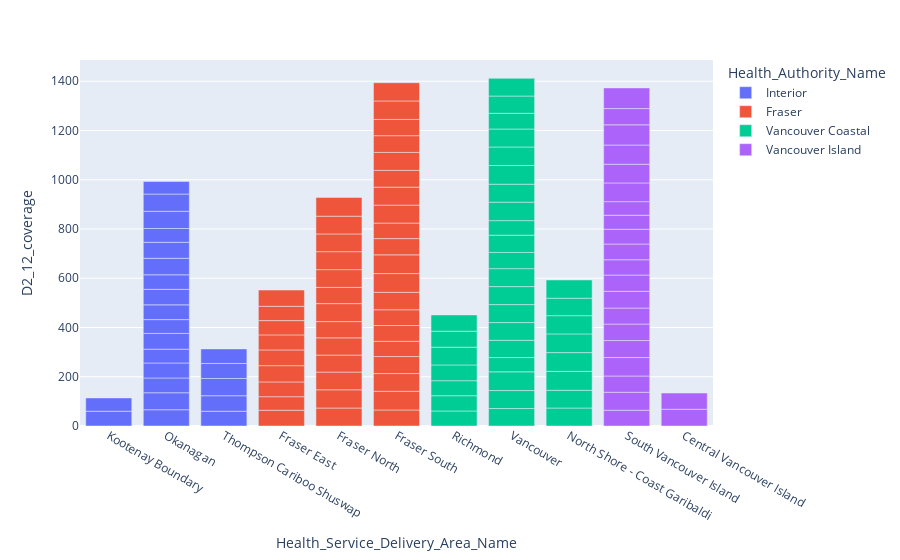

Write notebook code for a chart like this one.
### Code cell
px.bar(CHSA_1,
       x= 'Health_Service_Delivery_Area_Name',
       y= 'D2_12_coverage',
        color = 'Health_Authority_Name')

### Figure 1 — Plotly figure (JSON) as saved in the notebook; plotly's stock layout.template omitted (floating-point values rounded to 4 significant figures)
{"data": [{"alignmentgroup": "True", "hovertemplate": "Health_Authority_Name=Interior<br>Health_Service_Delivery_Area_Name=%{x}<br>D2_12_coverage=%{y}<extra></extra>", "legendgroup": "Interior", "marker": {"color": "#636efa", "pattern": {"shape": ""}}, "name": "Interior", "offsetgroup": "Interior", "orientation": "v", "showlegend": true, "textposition": "auto", "type": "bar", "x": ["Kootenay Boundary", "Kootenay Boundary", "Okanagan", "Okanagan", "Okanagan", "Okanagan", "Okanagan", "Okanagan", "Okanagan", "Okanagan", "Okanagan", "Okanagan", "Okanagan", "Okanagan", "Okanagan", "Okanagan", "Okanagan", "Okanagan", "Thompson Cariboo Shuswap", "Thompson Cariboo Shuswap", "Thompson Cariboo Shuswap", "Thompson Cariboo Shuswap", "Thompson Cariboo Shuswap"], "xaxis": "x", "y": [60, 54, 66, 69, 60, 61, 56, 64, 56, 60, 63, 59, 67, 65, 56, 70, 70, 51, 60, 63, 70, 61, 59], "yaxis": "y"}, {"alignmentgroup": "True", "hovertemplate": "Health_Authority_Name=Fraser<br>Health_Service_Delivery_Area_Name=%{x}<br>D2_12_coverage=%{y}<extra></extra>", "legendgroup": "Fraser", "marker": {"color": "#EF553B", "pattern": {"shape": ""}}, "name": "Fraser", "offsetgroup": "Fraser", "orientation": "v", "showlegend": true, "textposition": "auto", "type": "bar", "x": ["Fraser East", "Fraser East", "Fraser East", "Fraser East", "Fraser East", "Fraser East", "Fraser East", "Fraser East", "Fraser East", "Fraser North", "Fraser North", "Fraser North", "Fraser North", "Fraser North", "Fraser North", "Fraser North", "Fraser North", "Fraser North", "Fraser North", "Fraser North", "Fraser North", "Fraser North", "Fraser South", "Fraser South", "Fraser South", "Fraser South", "Fraser South", "Fraser South", "Fraser South", "Fraser South", "Fraser South", "Fraser South", "Fraser South", "Fraser South", "Fraser South", "Fraser South", "Fraser South", "Fraser South", "Fraser South", "Fraser South", "Fraser South", "Fraser South"], "xaxis": "x", "y": [64, 55, 60, 66, 64, 61, 58, 58, 66, 73, 74, 72, 69, 70, 66, 73, 66, 72, 73, 72, 72, 76, 65, 76, 72, 69, 62, 64, 64, 71, 76, 76, 66, 63, 73, 73, 68, 73, 68, 66, 75, 74], "yaxis": "y"}, {"alignmentgroup": "True", "hovertemplate": "Health_Authority_Name=Vancouver Coastal<br>Health_Service_Delivery_Area_Name=%{x}<br>D2_12_coverage=%{y}<extra></extra>", "legendgroup": "Vancouver Coastal", "marker": {"color": "#00cc96", "pattern": {"shape": ""}}, "name": "Vancouver Coastal", "offsetgroup": "Vancouver Coastal", "orientation": "v", "showlegend": true, "textposition": "auto", "type": "bar", "x": ["Richmond", "Richmond", "Richmond", "Richmond", "Richmond", "Richmond", "Richmond", "Vancouver", "Vancouver", "Vancouver", "Vancouver", "Vancouver", "Vancouver", "Vancouver", "Vancouver", "Vancouver", "Vancouver", "Vancouver", "Vancouver", "Vancouver", "Vancouver", "Vancouver", "Vancouver", "Vancouver", "Vancouver", "Vancouver", "Vancouver", "North Shore - Coast Garibaldi", "North Shore - Coast Garibaldi", "North Shore - Coast Garibaldi", "North Shore - Coast Garibaldi", "North Shore - Coast Garibaldi", "North Shore - Coast Garibaldi", "North Shore - Coast Garibaldi", "North Shore - Coast Garibaldi"], "xaxis": "x", "y": [61, 62, 61, 64, 72, 65, 66, 71, 73, 76, 58, 70, 72, 73, 73, 73, 66, 70, 59, 75, 73, 76, 75, 73, 64, 70, 72, 73, 72, 77, 76, 76, 74, 71, 74], "yaxis": "y"}, {"alignmentgroup": "True", "hovertemplate": "Health_Authority_Name=Vancouver Island<br>Health_Service_Delivery_Area_Name=%{x}<br>D2_12_coverage=%{y}<extra></extra>", "legendgroup": "Vancouver Island", "marker": {"color": "#ab63fa", "pattern": {"shape": ""}}, "name": "Vancouver Island", "offsetgroup": "Vancouver Island", "orientation": "v", "showlegend": true, "textposition": "auto", "type": "bar", "x": ["South Vancouver Island", "South Vancouver Island", "South Vancouver Island", "South Vancouver Island", "South Vancouver Island", "South Vancouver Island", "South Vancouver Island", "South Vancouver Island", "South Vancouver Island", "South Vancouver Island", "South Vancouver Island", "South Vancouver Island", "South Vancouver Island", "South Vancouver Island", "South Vancouver Island", "South Vancouver Island", "South Vancouver Island", "South Vancouver Island", "South Vancouver Island", "South Vancouver Island", "Central Vancouver Island", "Central Vancouver Island"], "xaxis": "x", "y": [64, 73, 66, 75, 69, 67, 65, 68, 66, 62, 64, 60, 57, 55, 76, 76, 78, 82, 66, 84, 68, 66], "yaxis": "y"}], "layout": {"autosize": true, "barmode": "relative", "legend": {"title": {"text": "Health_Authority_Name"}, "tracegroupgap": 0}, "margin": {"t": 60}, "xaxis": {"anchor": "y", "autorange": true, "domain": [0, 1], "range": [-0.5, 10.5], "title": {"text": "Health_Service_Delivery_Area_Name"}, "type": "category"}, "yaxis": {"anchor": "x", "autorange": true, "domain": [0, 1], "range": [0, 1486.0], "title": {"text": "D2_12_coverage"}, "type": "linear"}}}
